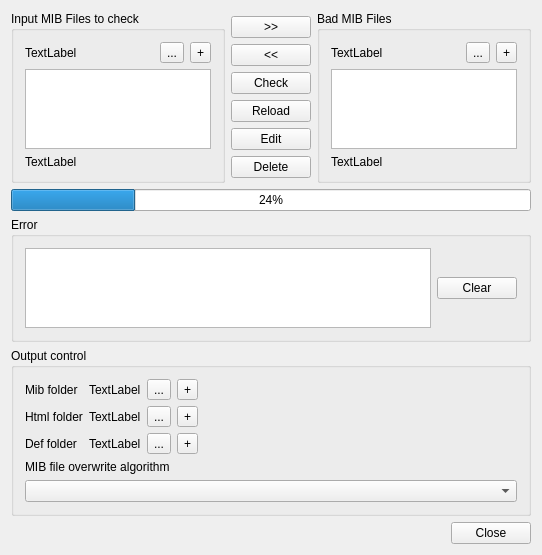
<?xml version="1.0" encoding="UTF-8"?>
<ui version="4.0">
 <class>MainWindow</class>
 <widget class="QMainWindow" name="MainWindow">
  <property name="geometry">
   <rect>
    <x>0</x>
    <y>0</y>
    <width>542</width>
    <height>555</height>
   </rect>
  </property>
  <property name="windowTitle">
   <string>MainWindow</string>
  </property>
  <widget class="QWidget" name="centralWidget">
   <layout class="QVBoxLayout" name="verticalLayout">
    <item>
     <layout class="QHBoxLayout" name="horizontalLayout">
      <item>
       <widget class="QGroupBox" name="groupBox">
        <property name="title">
         <string>Input MIB Files to check</string>
        </property>
        <layout class="QVBoxLayout" name="verticalLayout_4">
         <item>
          <layout class="QHBoxLayout" name="horizontalLayout_5">
           <property name="topMargin">
            <number>0</number>
           </property>
           <item>
            <widget class="QLabel" name="MibFileCheckFolderEdit">
             <property name="text">
              <string>TextLabel</string>
             </property>
            </widget>
           </item>
           <item>
            <widget class="QToolButton" name="ChooseInputFolderButton">
             <property name="text">
              <string>...</string>
             </property>
             <property name="icon">
              <iconset resource="Res.qrc">
               <normaloff>:/res/Chooser.png</normaloff>:/res/Chooser.png</iconset>
             </property>
            </widget>
           </item>
           <item>
            <widget class="QToolButton" name="OpenInputButton">
             <property name="text">
              <string>+</string>
             </property>
             <property name="icon">
              <iconset resource="Res.qrc">
               <normaloff>:/res/Folder.png</normaloff>:/res/Folder.png</iconset>
             </property>
            </widget>
           </item>
          </layout>
         </item>
         <item>
          <widget class="QListWidget" name="MibFileCheckList">
           <property name="selectionMode">
            <enum>QAbstractItemView::ExtendedSelection</enum>
           </property>
          </widget>
         </item>
         <item>
          <widget class="QLabel" name="MibFileCheckLabel">
           <property name="text">
            <string>TextLabel</string>
           </property>
          </widget>
         </item>
        </layout>
       </widget>
      </item>
      <item>
       <layout class="QVBoxLayout" name="MibFileBadReloadButton">
        <property name="leftMargin">
         <number>0</number>
        </property>
        <item>
         <spacer name="verticalSpacer">
          <property name="orientation">
           <enum>Qt::Vertical</enum>
          </property>
          <property name="sizeHint" stdset="0">
           <size>
            <width>20</width>
            <height>40</height>
           </size>
          </property>
         </spacer>
        </item>
        <item>
         <widget class="QPushButton" name="CheckToBadButton">
          <property name="text">
           <string>&gt;&gt;</string>
          </property>
         </widget>
        </item>
        <item>
         <widget class="QPushButton" name="BadToCheckButton">
          <property name="text">
           <string>&lt;&lt;</string>
          </property>
         </widget>
        </item>
        <item>
         <widget class="QPushButton" name="CheckButton">
          <property name="text">
           <string>Check</string>
          </property>
         </widget>
        </item>
        <item>
         <widget class="QPushButton" name="ReloadButton">
          <property name="text">
           <string>Reload</string>
          </property>
         </widget>
        </item>
        <item>
         <widget class="QPushButton" name="EditButton">
          <property name="text">
           <string>Edit</string>
          </property>
         </widget>
        </item>
        <item>
         <widget class="QPushButton" name="DeleteButton">
          <property name="text">
           <string>Delete</string>
          </property>
         </widget>
        </item>
        <item>
         <spacer name="verticalSpacer_2">
          <property name="orientation">
           <enum>Qt::Vertical</enum>
          </property>
          <property name="sizeHint" stdset="0">
           <size>
            <width>20</width>
            <height>40</height>
           </size>
          </property>
         </spacer>
        </item>
       </layout>
      </item>
      <item>
       <widget class="QGroupBox" name="groupBox_2">
        <property name="title">
         <string>Bad MIB Files</string>
        </property>
        <layout class="QVBoxLayout" name="verticalLayout_3">
         <item>
          <layout class="QHBoxLayout" name="horizontalLayout_3">
           <property name="topMargin">
            <number>0</number>
           </property>
           <item>
            <widget class="QLabel" name="MibFileBadFolderEdit">
             <property name="text">
              <string>TextLabel</string>
             </property>
            </widget>
           </item>
           <item>
            <widget class="QToolButton" name="ChooseBadFolderButton">
             <property name="text">
              <string>...</string>
             </property>
             <property name="icon">
              <iconset resource="Res.qrc">
               <normaloff>:/res/Chooser.png</normaloff>:/res/Chooser.png</iconset>
             </property>
            </widget>
           </item>
           <item>
            <widget class="QToolButton" name="OpenBadButton">
             <property name="text">
              <string>+</string>
             </property>
             <property name="icon">
              <iconset resource="Res.qrc">
               <normaloff>:/res/Folder.png</normaloff>:/res/Folder.png</iconset>
             </property>
            </widget>
           </item>
          </layout>
         </item>
         <item>
          <widget class="QListWidget" name="MibFileBadList">
           <property name="selectionMode">
            <enum>QAbstractItemView::ExtendedSelection</enum>
           </property>
          </widget>
         </item>
         <item>
          <widget class="QLabel" name="MibFileBadLabel">
           <property name="text">
            <string>TextLabel</string>
           </property>
          </widget>
         </item>
        </layout>
       </widget>
      </item>
     </layout>
    </item>
    <item>
     <widget class="QProgressBar" name="progressBar">
      <property name="value">
       <number>24</number>
      </property>
      <property name="alignment">
       <set>Qt::AlignCenter</set>
      </property>
     </widget>
    </item>
    <item>
     <widget class="QGroupBox" name="groupBox_4">
      <property name="title">
       <string>Error</string>
      </property>
      <layout class="QHBoxLayout" name="horizontalLayout_2">
       <item>
        <widget class="QTextEdit" name="ErrorEdit">
         <property name="readOnly">
          <bool>true</bool>
         </property>
        </widget>
       </item>
       <item>
        <widget class="QPushButton" name="ClearButton">
         <property name="text">
          <string>Clear</string>
         </property>
        </widget>
       </item>
      </layout>
     </widget>
    </item>
    <item>
     <widget class="QGroupBox" name="groupBox_3">
      <property name="title">
       <string>Output control</string>
      </property>
      <layout class="QVBoxLayout" name="verticalLayout_2">
       <item>
        <layout class="QHBoxLayout" name="horizontalLayout_4">
         <property name="topMargin">
          <number>0</number>
         </property>
         <property name="rightMargin">
          <number>0</number>
         </property>
         <item>
          <layout class="QGridLayout" name="gridLayout_2">
           <property name="topMargin">
            <number>0</number>
           </property>
           <item row="0" column="2">
            <widget class="QToolButton" name="MibFolderChooser">
             <property name="text">
              <string>...</string>
             </property>
             <property name="icon">
              <iconset resource="Res.qrc">
               <normaloff>:/res/Chooser.png</normaloff>:/res/Chooser.png</iconset>
             </property>
            </widget>
           </item>
           <item row="0" column="1">
            <widget class="QLabel" name="MibFileMibFolderEdit">
             <property name="text">
              <string>TextLabel</string>
             </property>
            </widget>
           </item>
           <item row="0" column="3">
            <widget class="QToolButton" name="MibFolderOpen">
             <property name="text">
              <string>+</string>
             </property>
             <property name="icon">
              <iconset resource="Res.qrc">
               <normaloff>:/res/Folder.png</normaloff>:/res/Folder.png</iconset>
             </property>
            </widget>
           </item>
           <item row="0" column="0">
            <widget class="QLabel" name="label_2">
             <property name="text">
              <string>Mib folder</string>
             </property>
             <property name="alignment">
              <set>Qt::AlignLeading|Qt::AlignLeft|Qt::AlignVCenter</set>
             </property>
            </widget>
           </item>
           <item row="2" column="1">
            <widget class="QLabel" name="MibFileDefFolderEdit">
             <property name="text">
              <string>TextLabel</string>
             </property>
            </widget>
           </item>
           <item row="2" column="0">
            <widget class="QLabel" name="label">
             <property name="text">
              <string>Def folder</string>
             </property>
             <property name="alignment">
              <set>Qt::AlignLeading|Qt::AlignLeft|Qt::AlignVCenter</set>
             </property>
            </widget>
           </item>
           <item row="2" column="2">
            <widget class="QToolButton" name="DefFolderChooser">
             <property name="text">
              <string>...</string>
             </property>
             <property name="icon">
              <iconset resource="Res.qrc">
               <normaloff>:/res/Chooser.png</normaloff>:/res/Chooser.png</iconset>
             </property>
            </widget>
           </item>
           <item row="2" column="3">
            <widget class="QToolButton" name="DefFolderOpen">
             <property name="text">
              <string>+</string>
             </property>
             <property name="icon">
              <iconset resource="Res.qrc">
               <normaloff>:/res/Folder.png</normaloff>:/res/Folder.png</iconset>
             </property>
            </widget>
           </item>
           <item row="1" column="0">
            <widget class="QLabel" name="label_3">
             <property name="text">
              <string>Html folder</string>
             </property>
             <property name="alignment">
              <set>Qt::AlignLeading|Qt::AlignLeft|Qt::AlignVCenter</set>
             </property>
            </widget>
           </item>
           <item row="1" column="1">
            <widget class="QLabel" name="MibFileHtmlFolderEdit">
             <property name="text">
              <string>TextLabel</string>
             </property>
            </widget>
           </item>
           <item row="1" column="2">
            <widget class="QToolButton" name="HtmlFolderChooser">
             <property name="text">
              <string>...</string>
             </property>
             <property name="icon">
              <iconset resource="Res.qrc">
               <normaloff>:/res/Chooser.png</normaloff>:/res/Chooser.png</iconset>
             </property>
            </widget>
           </item>
           <item row="1" column="3">
            <widget class="QToolButton" name="HtmlFolderOpen">
             <property name="text">
              <string>+</string>
             </property>
             <property name="icon">
              <iconset resource="Res.qrc">
               <normaloff>:/res/Folder.png</normaloff>:/res/Folder.png</iconset>
             </property>
            </widget>
           </item>
          </layout>
         </item>
         <item>
          <spacer name="horizontalSpacer">
           <property name="orientation">
            <enum>Qt::Horizontal</enum>
           </property>
           <property name="sizeHint" stdset="0">
            <size>
             <width>40</width>
             <height>20</height>
            </size>
           </property>
          </spacer>
         </item>
        </layout>
       </item>
       <item>
        <widget class="QLabel" name="label_4">
         <property name="text">
          <string>MIB file overwrite algorithm</string>
         </property>
        </widget>
       </item>
       <item>
        <widget class="QComboBox" name="comboBox"/>
       </item>
      </layout>
     </widget>
    </item>
    <item>
     <widget class="QDialogButtonBox" name="buttonBox">
      <property name="standardButtons">
       <set>QDialogButtonBox::Close</set>
      </property>
     </widget>
    </item>
   </layout>
  </widget>
  <widget class="QMenuBar" name="menuBar">
   <property name="geometry">
    <rect>
     <x>0</x>
     <y>0</y>
     <width>542</width>
     <height>21</height>
    </rect>
   </property>
  </widget>
 </widget>
 <layoutdefault spacing="6" margin="11"/>
 <resources>
  <include location="Res.qrc"/>
 </resources>
 <connections/>
</ui>
